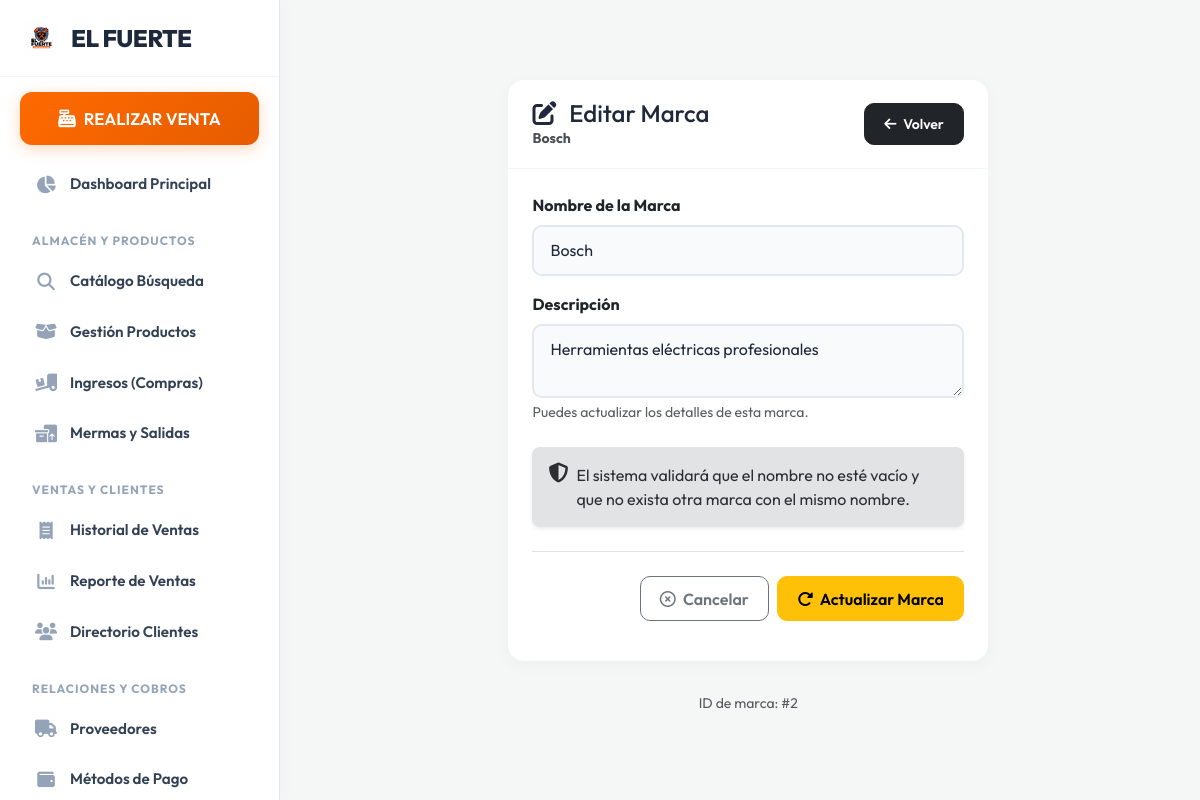
Page /marcas/editar/2/ (signed in) on the committed database.
### producto/models.py (models this page shows, shortened)
class Marca(models.Model):
    nombre = models.CharField(
        max_length=100,
        validators=[MaxLengthValidator(100)],
    )
    descripcion = models.TextField(blank=True, null=True)
    class Meta:
        verbose_name = "marca"
        verbose_name_plural = "marcas"
        ordering = ["nombre"]
        constraints = [
            models.UniqueConstraint(
                Lower("nombre"),
                name="marca_nombre_unico_ci",
            ),
        ]

### producto/views.py (the view, shortened to what this page needs)
# urls.py: path('marcas/editar/<int:marca_id>/', views.editar_marca, name='editar_marca'),
@requiere_permiso("change_marca")
def editar_marca(request, marca_id):
    marca = get_object_or_404(Marca, id=marca_id)
    form = MarcaForm(request.POST or None, instance=marca)
    return render(request, "editar_marca.html", {"marca": marca, "form": form})

### producto/forms.py (shortened to what this page needs)
class MarcaForm(BootstrapFormMixin, forms.ModelForm):
    class Meta:
        model = Marca
        fields = ["nombre", "descripcion"]
        widgets = {
            "nombre": forms.TextInput(attrs={
                "maxlength": 100,
                "required": True,
                "autocomplete": "off",
            }),
            "descripcion": forms.Textarea(attrs={
                "rows": 2,
                "maxlength": 500,
            }),
        }
    def __init__(self, *args, **kwargs):
        super().__init__(*args, **kwargs)
        self._apply_bootstrap()

### administracion/context_processors.py (called while the page is built, shortened)
def permisos_usuario(request):
    if request.user.is_authenticated:
        if request.user.is_superuser:
            from django.contrib.auth.models import Permission
            todos_los_permisos = Permission.objects.exclude(
                content_type__app_label__in=['admin', 'auth', 'contenttypes', 'sessions']
            ).values_list('codename', flat=True)
            return {'perms_ferreteria': list(todos_los_permisos)}
    return {'perms_ferreteria': []}

### producto/forms.py (called while the page is built)
    def _apply_bootstrap(self):
        for field in self.fields.values():
            widget = field.widget
            if isinstance(widget, forms.Select):
                widget.attrs.setdefault("class", "form-select")
            elif isinstance(widget, forms.Textarea):
                widget.attrs.setdefault("class", "form-control")
                widget.attrs.setdefault("rows", 2)
            else:
                widget.attrs.setdefault("class", "form-control")

### templates/editar_marca.html (shortened to what this page needs)
{% extends 'base.html' %}
{% block contenido %}
<div class="container-fluid px-0">
    <div class="row justify-content-center">
        <div class="col-12 col-lg-7">
            <div class="card shadow border-0 rounded-4 mt-3">
                <div class="card-header bg-warning text-dark py-3 rounded-top-4">
                    <div class="d-flex align-items-center justify-content-between flex-wrap gap-2">
                        <div>
                            <h4 class="mb-0">
                                <i class="fa-solid fa-pen-to-square me-2"></i>
                                Editar Marca
                            </h4>
                            <small class="text-dark-emphasis">{{ marca.nombre }}</small>
                        </div>
                        <a href="{% url 'lista_marcas' %}" class="btn btn-dark btn-sm">
                            <i class="fa-solid fa-arrow-left me-1"></i>
                            Volver
                        </a>
                    </div>
                </div>
                <div class="card-body p-4">
                    <form method="POST" novalidate>
                        <div class="mb-3">
                            <label for="{{ form.nombre.id_for_label }}" class="form-label fw-bold">
                                Nombre de la Marca
                            </label>
                            {{ form.nombre }}
                        </div>
                        <div class="mb-4">
                            <label for="{{ form.descripcion.id_for_label }}" class="form-label fw-bold">
                                Descripción
                            </label>
                            {{ form.descripcion }}
                            <div class="form-text">
                                Puedes actualizar los detalles de esta marca.
                            </div>
                        </div>
                        <div class="alert alert-secondary border-0 shadow-sm rounded-3 py-3">
                            <div class="d-flex gap-2">
                                <i class="fa-solid fa-shield-halved fs-5"></i>
                                <div>
                                    El sistema validará que el nombre no esté vacío y que no exista otra marca con el mismo nombre.
                                </div>
                            </div>
                        </div>
                        <div class="border-top pt-4 mt-4 d-flex flex-column flex-md-row gap-2 justify-content-md-end">
                            <a href="{% url 'lista_marcas' %}" class="btn btn-outline-secondary px-4">
                                <i class="fa-regular fa-circle-xmark me-1"></i>
                                Cancelar
                            </a>
                            <button type="submit" class="btn btn-warning px-4">
                                <i class="fa-solid fa-rotate-right me-1"></i>
                                Actualizar Marca
                            </button>
                        </div>
                    </form>
                </div>
            </div>
            <div class="text-center text-muted small mt-3">
                ID de marca: #{{ marca.id }}
            </div>
        </div>
    </div>
</div>
{% endblock %}

### templates/base.html (style rules this page uses)
:root { --primary: #ff6a00; --primary-dark: #e65c00; --secondary: #1e293b; --bg-color: #f4f7f6; --sidebar-bg: #ffffff; --card-bg: #ffffff; --text-main: #334155; --sidebar-width: 280px; }
body { font-family: 'Outfit', sans-serif; background-color: var(--bg-color); color: var(--text-main); margin: 0; display: flex; min-height: 100vh; }
.container, .container-fluid { padding: 2rem; max-width: 1400px; }
.card { background: var(--card-bg); border: none !important; border-radius: 16px !important; box-shadow: 0 4px 20px rgba(0,0,0,0.03) !important; margin-bottom: 2rem; }
.card-header { background: transparent !important; border-bottom: 1px solid #f1f5f9 !important; padding: 1.2rem 1.5rem !important; font-weight: 700 !important; color: var(--secondary) !important; }
.btn { border-radius: 10px !important; font-weight: 600 !important; padding: 0.6rem 1.2rem !important; }
.form-control, .form-select { border-radius: 10px !important; border: 2px solid #e2e8f0 !important; padding: 0.7rem 1rem !important; background: #f8fafc !important; color: var(--secondary) !important; }

### rows in the picture
Marca: nombre "Bosch", descripcion "Herramientas eléctricas profesionales", id "2"
